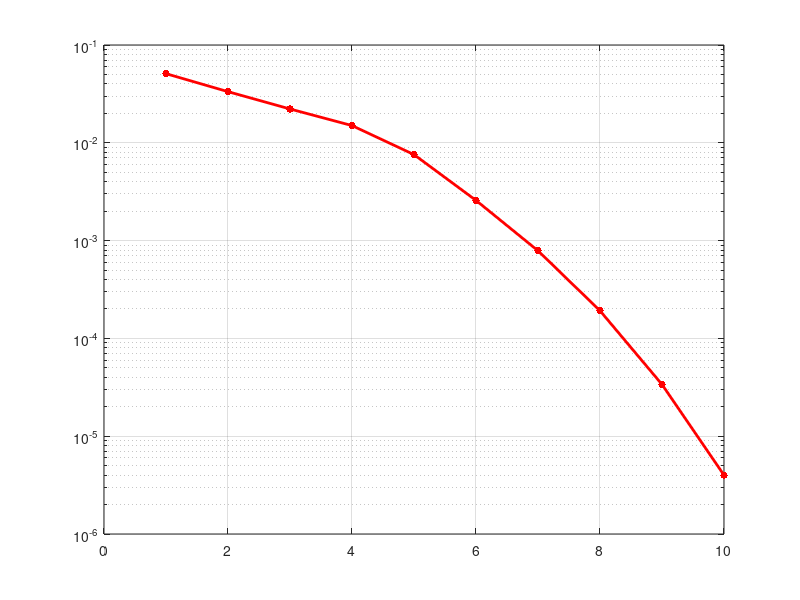

MATLAB code to generate this figure: (Note: this script raises an error after producing the figure.)
close all; clear; clc;

snr_array = 1:1:10;
err_max = 50;
N = 100;
ber_array = zeros(1, length(snr_array));

SP = 4;
seq = randi([0, 1], [1, SP]);
seq = 1 - seq * 2;
seq = seq / sqrt(SP);
spread = repmat(seq, 1, N);

for sim_i = 1:length(snr_array)
    snr = snr_array(sim_i);
    err_num = 0;
    total_num = 0;
    npower = 1 / (2 * (10 ^ (snr / 10)));
    while err_num < err_max
        bits = randi([0, 1],[1, N]);
        syms_t = 1 - 2 * bits;
        syms_t = repmat(syms_t, SP, 1);
        syms_t = reshape(syms_t, 1, []);
        syms = syms_t .* spread;
        noise = sqrt(npower) * randn(1, SP * N);
        receiver = syms + noise;
        receiver_t = receiver .* spread;
        receiver_t = reshape(receiver_t, SP, []);
        receiver_t = sum(receiver_t);
        demodulated = double(receiver_t < 0);
        err = sum(abs(bits - demodulated));
        err_num = err_num + err;
        total_num = total_num + N;
    end
    ber_array(sim_i) = err_num / total_num;
end

[snr_array', ber_array']

lw = 2;
ms = 16;
figure;
semilogy(snr_array, ber_array, 'r.-', 'linewidth', lw, 'markersize', ms);
hold on;
grid on;
ber_theoretical = berawgn(snr_array, 'psk', 2, 'nodiff');
semilogy(snr_array, ber_theoretical, 'b.-', 'linewidth', lw, 'markersize', ms);
% axis([min(snr_array), max(snr_array), 0.0001, 1]);
xlabel('SNR(dB)');
ylabel('BER');
legend('Simulation', 'Theoretical');
